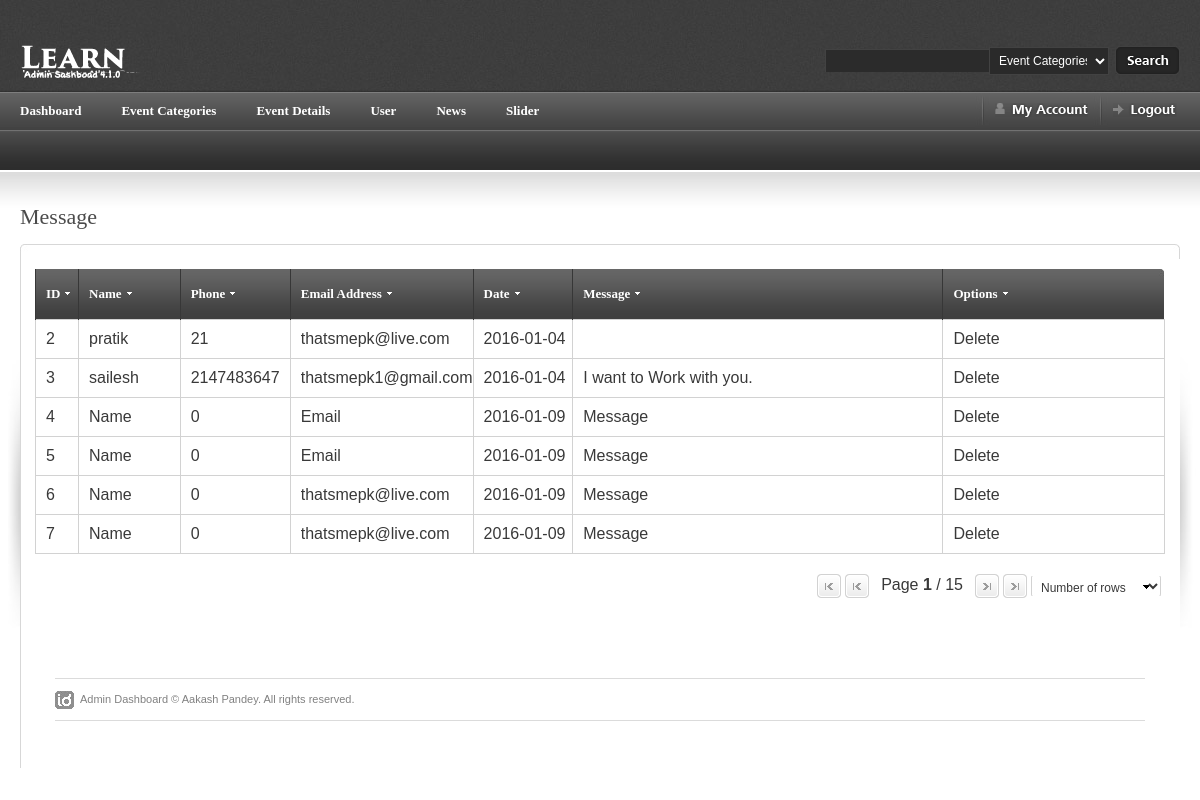
/admin/message.php (signed in), run on the app's committed database.
### tables this page shows
CREATE TABLE IF NOT EXISTS `tbl_contact` (
  `id` int(11) NOT NULL,
  `name` varchar(250) NOT NULL,
  `phone` int(250) NOT NULL,
  `email` varchar(250) NOT NULL,
  `message` varchar(2000) NOT NULL,
  `date` date NOT NULL
);

### admin/message.php (the view, shortened to what this page needs)
<?php
include ("../includes/admin_header.php");
include("../database/connection.php");
?>
<div id="content-outer">
<div id="content">
<div id="page-heading"><h1>Message</h1></div>
<table border="0" width="100%" cellpadding="0" cellspacing="0" id="content-table">
<tr>
	<th rowspan="3" class="sized"><img src="../images/shared/side_shadowleft.jpg" width="20" height="300" alt="" /></th>
	<th class="topleft"></th>
	<td id="tbl-border-top">&nbsp;</td>
	<th class="topright"></th>
	<th rowspan="3" class="sized"><img src="../images/shared/side_shadowright.jpg" width="20" height="300" alt="" /></th>
</tr>
<tr>
	<td id="tbl-border-left"></td>
	<td>
	<div id="content-table-inner">
	<table border="0" width="100%" cellpadding="0" cellspacing="0">
	<tr valign="top">
	<td>
				<table border="0" width="100%" cellpadding="0" cellspacing="0" id="product-table">
				<tr>
					<th class="table-header-repeat line-left"><a href="">ID</a>	</th>
					<th class="table-header-repeat line-left"><a href="">Name</a></th>
					<th class="table-header-repeat line-left"><a href="">Phone</a></th>
					<th class="table-header-repeat line-left"><a href="">Email Address</a></th>
					<th class="table-header-repeat line-left"><a href="">Date</a></th>
					<th class="table-header-repeat line-left"><a href="">Message</a></th>
					<th class="table-header-options line-left"><a href="">Options</a></th>
				</tr>
					<?php
					$user="select * from tbl_contact";
					$result=mysqli_query($connection, $user);
					if(mysqli_num_rows($result)>0) {
					while ($row=mysqli_fetch_assoc($result)) {
					?>
				<tr>
					<td width=4%><?=$row['id']?></td>
					<td width=10%><?=$row['name']?></td>
					<td width=10%><?=$row['phone']?></td>
					<td width=16%><?=$row['email']?></td>
					<td width=10%><?=$row['date']?></td>
					<td width=40%><?=$row['message']?></td>
					<td width=10%><?php echo"<a href='delete_message.php?id=$row[id]' title='delete' >Delete </a>";?></td>
				</tr>
				<?php
				}
			}
		?>
				</table>
			</div>
			<table border="0" cellpadding="0" cellspacing="0" id="paging-table">
			<tr>
			<td>
				<a href="" class="page-far-left"></a>
				<a href="" class="page-left"></a>
				<div id="page-info">Page <strong>1</strong> / 15</div>
				<a href="" class="page-right"></a>
				<a href="" class="page-far-right"></a>
			</td>
			<td>
			<select  class="styledselect_pages">
				<option value="">Number of rows</option>
			</select>
			</td>
			</tr>
			</table>
		</table>
<?php
include '../includes/admin_footer.php';
?>

### css/admin_screen.css (style rules this page uses)
* { margin: 0; padding: 0; }
html, body { height: 100%; }
body { background: #fff; color: #393939; font-family: Arial; font-size: 0px; line-height: 0; }
#content-outer { background: url(../images/shared/content_repeat.jpg) repeat-x; }
#content { color: #333; font-family: Arial, Helvetica, sans-serif; font-size: 12px; line-height: 18px; margin: 0 auto 0 auto; max-width: 1260px; min-width: 780px; padding: 35px 0px 30px 0px; }
#content-table { font-size: 0px; line-height: 0px; }
#content-table th.sized { height: 15px; width: 15px; padding: 0; margin: 0; font-size: 0px; line-height: 0px; }
#content-table-inner { font-size: 12px; line-height: 12px; padding: 10px 0 20px 0; }
#tbl-border-top { background: url(../images/shared/border_bit.jpg) top repeat-x; line-height: 0;font-size: 0px; height: 15px; }
#tbl-border-left { background: url(../images/shared/border_bit.jpg) left repeat-y; }
.topleft { background: url(../images/shared/corner_top_left.jpg) no-repeat; width:15px; height:15px; }
.topright { background: url(../images/shared/corner_top_right.jpg) no-repeat; width:15px; height:15px; }
#page-heading { margin: 0 0 15px 20px; }
h1 { color: #4b4b4b; font-family: Tahoma; font-size: 22px; line-height: 24px; font-weight: normal; }
#product-table { margin-bottom: 20px; }
#product-table td a { color: #393939; }
#product-table th { height: 50px; text-align: left; }
#product-table td { border: 1px solid #d2d2d2; padding: 10px 0 10px 10px; }
.table-header-options { background: url(../images/table/table_header_options.jpg) no-repeat; border: none; min-width: 221px; padding: 0px 0 0 0; width: 221px; }
.table-header-repeat { background: url(../images/table/table_header_repeat.jpg) repeat-x; border: none; font-size: 0px; line-height: 0; padding: 0px 0 0 0; }
.table-header-options a, .table-header-repeat a { background: url(../images/table/table_sort_arrow.gif) right no-repeat; color: #fff; font-family: Tahoma; font-size: 13px; font-weight: bold; line-height: 14px; margin: 0 0 0 10px; padding: 0 10px 0 0; }
th.line-left { border-left: 1px solid #373737; }
#paging-table { float: right; margin: 0 4px 0 0; }
.page-far-left { background: url(../images/table/paging_far_left.gif) no-repeat; display: block; float: left; height: 24px; margin: 0 4px 0 0; width: 24px; }
.page-left { background: url(../images/table/paging_far_left.gif) no-repeat; display: block; float: left; height: 24px; width: 24px; }
.page-far-right { background: url(../images/table/paging_far_right.gif) no-repeat; display: block; float: left; height: 24px; margin: 0 4px 0 4px; width: 24px; }
.page-right { background: url(../images/table/paging_far_right.gif) no-repeat; display: block; float: left; height: 24px; width: 24px; }
#page-info { float: left; line-height: 16px; padding: 3px 12px 0 12px; }
table { border-collapse: collapse; }
a { outline: none; text-decoration: none; }
img { border: 0; }
.styledselect_pages { background: url(../images/table/select_number_rows.gif) left no-repeat; border: none; border-left: none; color: #393939; cursor: pointer; display: block; font-family: Arial; font-size: 12px; height: 20px; line-height: 16px; margin: 0px 0px 0px 0px; padding: 4px 0 0 6px; text-align: left; width: 130px; }

### data on the page
tbl_contact: id "2", name "pratik", phone "21", email "thatsmepk@live.com", date "2016-01-04"
tbl_contact: id "3", name "sailesh", phone "2147483647", email "thatsmepk1@gmail.com", date "2016-01-04", message "I want to Work with you."
tbl_contact: id "4", name "Name", phone "0", email "Email", date "2016-01-09", message "Message"
tbl_contact: id "5", name "Name", phone "0", email "Email", date "2016-01-09", message "Message"
tbl_contact: id "6", name "Name", phone "0", email "thatsmepk@live.com", date "2016-01-09", message "Message"
tbl_contact: id "7", name "Name", phone "0", email "thatsmepk@live.com", date "2016-01-09", message "Message"
